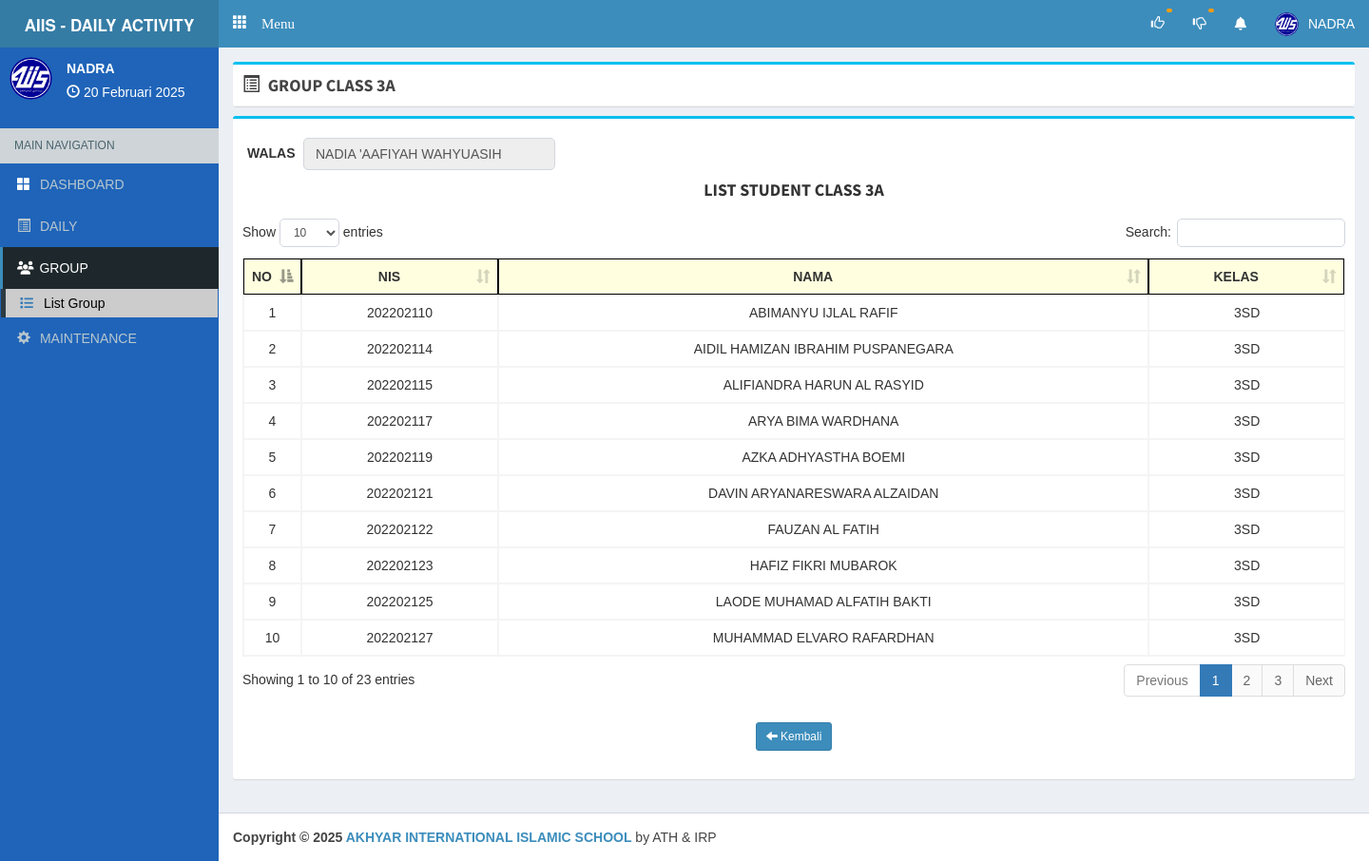
Screenshot of /kepala_sekolah/groupclass/3A (signed in) with the database file from the repository.
### tables this page shows
CREATE TABLE `kepala_sekolah` (
  `id` int(11) NOT NULL,
  `nip` varchar(50) DEFAULT NULL,
  `nama` varchar(250) DEFAULT NULL,
  `username` varchar(50) DEFAULT NULL,
  `password` varchar(250) DEFAULT NULL
);

CREATE TABLE `group_kelas` (
  `id` int(11) NOT NULL,
  `nama_group_kelas` char(250) DEFAULT NULL,
  `walas` varchar(250) DEFAULT NULL,
  `nip` varchar(50) DEFAULT NULL
);

CREATE TABLE `siswa` (
  `c_siswa` varchar(10) NOT NULL,
  `nis` varchar(30) DEFAULT NULL,
  `nisn` varchar(15) DEFAULT NULL,
  `nama` varchar(50) NOT NULL,
  `tempat_lahir` varchar(20) DEFAULT NULL,
  `tanggal_lahir` date DEFAULT NULL,
  `jk` varchar(2) DEFAULT NULL,
  `c_kelas` varchar(10) DEFAULT NULL,
  `group_kelas` int(11) DEFAULT NULL,
  `tahun_join` varchar(50) DEFAULT NULL,
  `panggilan` varchar(20) DEFAULT NULL,
  `c_klp` varchar(20) DEFAULT NULL,
  `berat_badan` varchar(10) DEFAULT NULL,
  `tinggi_badan` varchar(10) DEFAULT NULL,
  `ukuran_baju` varchar(50) DEFAULT NULL,
  `alamat` varchar(200) DEFAULT NULL,
  `telp` varchar(50) DEFAULT NULL,
  `hp` varchar(30) DEFAULT NULL,
  `email` varchar(100) DEFAULT NULL,
  `nama_ayah` varchar(50) DEFAULT NULL,
  `pendidikan_ayah` varchar(100) DEFAULT NULL,
  `pekerjaan_ayah` varchar(100) DEFAULT NULL,
  `ttl_ayah` varchar(100) DEFAULT NULL,
  `nama_ibu` varchar(50) DEFAULT NULL,
  `pendidikan_ibu` varchar(100) DEFAULT NULL,
  `pekerjaan_ibu` varchar(100) DEFAULT NULL,
  `ttl_ibu` varchar(100) DEFAULT NULL
);

CREATE TABLE `aplikasi` (
  `id` int(2) NOT NULL,
  `alamat` varchar(30) NOT NULL,
  `kepsek` varchar(30) NOT NULL,
  `nipkepsek` varchar(30) NOT NULL,
  `namasek` varchar(60) NOT NULL
);

### php/config.php (called while the page is built, shortened)
<?php
$dbhost ='localhost';
$dbuser ='root';
$dbpass ='';
$dbname ='daily_activity_upt1';
$con=mysqli_connect($dbhost,$dbuser,$dbpass,$dbname);
$base='http://localhost/daily_act_upt1/';
$basekepsek='http://localhost/daily_act_upt1/kepala_sekolah/';
$aplikasi=mysqli_fetch_array(mysqli_query($con,"SELECT * FROM aplikasi limit 1"));
?>

### php/function.php (called while the page is built, shortened)
<?php
function tgl($date){
  $array_bulan = array(1=>'Januari','Februari','Maret', 'April', 'Mei', 'Juni','Juli','Agustus','September','Oktober', 'November','Desember');
  $date = strtotime($date);
  $tanggal = date ('j', $date);
  $bulan = $array_bulan[date('n',$date)];
  $tahun = date('Y',$date);
  $result = $tanggal ." ". $bulan ." ". $tahun;
  return($result);
}
?>

### kepala_sekolah/view/group/anggota/index.php (the view, shortened to what this page needs)
<?php
	$timeOut        = $_SESSION['expire'];
	$timeRunningOut = time() + 5;
	$no 			= 1;
	if ($timeRunningOut == $timeOut || $timeRunningOut > $timeOut) {
	    $_SESSION['form_success'] = "session_time_out";
	    $timeIsOut = 1;
	    error_reporting(1);
  	} else {
		$queryGetDataWalas	= mysqli_query($con, "
			SELECT walas FROM group_kelas
			WHERE nama_group_kelas = '$_GET[q]'
		");
		$getDataWalas = mysqli_fetch_array($queryGetDataWalas)['walas'];
		$findIdGroupKelas = mysqli_query($con, "
        SELECT id FROM group_kelas
        WHERE nama_group_kelas = '$_GET[q]'
      ");
      $getidGroupKelas = mysqli_fetch_array($findIdGroupKelas)['id'];
		$queryGetAllDataStudentByGroup = mysqli_query($con, "
			SELECT * FROM siswa
			WHERE group_kelas = '$getidGroupKelas'
			GROUP BY nis ASC
		");
  	}
?>
<div class="box box-info">
	<br>
	<div class="form-group">
		<label class="col-md-1 control-label" id="lbl_walas"> WALAS </label>
		<div class="col-md-3">
			<input type="" value="<?= str_replace([" S.Pd.I", "  S.Pd", ",", "Lc.", " S.Sos", "  S.Ag", "  A.Md", "  S.Si", "  M.Pd", "  S.Psi."], "", $getDataWalas); ?>" name="" readonly class="form-control">
		</div>
	</div>
	<br>
  	<center>
	    <h4 id="judul_daily">
	      <strong> LIST STUDENT CLASS <?= $_GET['q'] ?> </strong>
	    </h4>
  	</center>
  	<div class="box-body table-responsive">
	    <table id="hightlight_list_anggota" style="text-align: center;" class="table table-bordered table-hover">
	      	<thead>
		        <tr style="background-color: lightyellow; font-weight: bold;">
		          <th style="text-align: center; border: 1px solid black;" width="5%">NO</th>
		          <th style="text-align: center; border: 1px solid black;"> NIS </th>
		          <th style="text-align: center; border: 1px solid black;"> NAMA </th>
		          <th style="text-align: center; border: 1px solid black;"> KELAS </th>
		        </tr>
	      	</thead>
	      	<tbody>
	      		<?php foreach ($queryGetAllDataStudentByGroup as $data): ?>
	      			<tr>
	      				<td> <?= $no++; ?> </td>
	      				<td> <?= $data['nis']; ?> </td>
	      				<td> <?= $data['nama']; ?> </td>
	      				<td> <?= $data['c_kelas']; ?> </td>
	      			</tr>
	      		<?php endforeach ?>
	      	</tbody>
	    </table>
	    <br>
	    <center> <a href="<?= $basekepsek; ?>listgroup" class="btn btn-sm btn-primary"> <i class="glyphicon glyphicon-arrow-left"></i> Kembali </a> </center>
	    <br>
  	</div>
</div>

### kepala_sekolah/main.php (shortened to what this page needs)
<?php
  require '../php/config.php';
  require '../php/function.php';
  $na = mysqli_fetch_array(mysqli_query($con,"SELECT * FROM kepala_sekolah where id = '$_SESSION[id_kepsek]' "));
?>
<!DOCTYPE html>
<html>
<head>
  <link href="<?php echo $base; ?>theme/js/summernote.min.css" rel="stylesheet"/>
  <link rel="stylesheet" href="<?php echo $base; ?>theme/plugins/datatables/dataTables.bootstrap.css">
  <link rel="stylesheet" href="<?php echo $base; ?>theme/plugins/iCheck/square/blue.css">
  <link rel="stylesheet" href="<?= $base; ?>theme/bower_components/bootstrap/dist/css/bootstrap.min.css">
  <link rel="stylesheet" href="<?= $base; ?>theme/bower_components/font-awesome/css/font-awesome.min.css">
  <link rel="stylesheet" href="https://cdnjs.cloudflare.com/ajax/libs/font-awesome/6.5.1/css/all.min.css" />
  <link rel="stylesheet" href="<?= $base; ?>theme/dist/css/AdminLTE.min.css">
  <link rel="stylesheet" href="<?= $base; ?>theme/dist/css/skins/_all-skins.min.css">
  <link rel="stylesheet" href="<?php echo $base; ?>theme/plugins/pace/pace.min.css">
  <link href="https://cdn.jsdelivr.net/npm/select2@4.1.0-rc.0/dist/css/select2.min.css" rel="stylesheet" />
  <link href="<?php echo $base; ?>theme/datetime/css/bootstrap-datetimepicker.min.css" rel="stylesheet">
  <link rel="stylesheet" href="<?php echo $base; ?>theme/plugins/select2/select2.min.css">
  <link rel="stylesheet" href="<?php echo $base; ?>theme/dist/css/AdminLTE.min.css">
  <link rel="stylesheet" href="<?php echo $base; ?>theme/dist/css/skins/_all-skins.min.css">
  <link rel="stylesheet" href="<?php echo $base; ?>theme/dist/css/overridecss.css">
</head>
<body class="skin-blue hold-transition fixed"
oncontextmenu="return false">
<div class="wrapper">
  <header class="main-header">
    <a href="#" class="logo">
      <span class="logo-lg"> <b style="font-size: 17px;"> AIIS - DAILY ACTIVITY </b> </span>
    </a>
    <nav class="navbar navbar-static-top" role="navigation">
     <a href="#" class="glyphicon glyphicon-th" data-toggle="offcanvas" role="button" style="color: #fff;margin-top: 15px;margin-left: 15px;font-size: 15px;"> Menu
      </a>
      <div class="navbar-custom-menu">
        <ul class="nav navbar-nav">
          <li class="dropdown notifications-menu">
            <a href="#" class="dropdown-toggle" id="untukNotifApprKepsek" data-toggle="dropdown">
              <i class="glyphicon glyphicon-thumbs-up"></i>
              <span class="label label-warning" id="notifApproveList"> </span>
            </a>
          </li>
          <li class="dropdown notifications-menu">
            <a href="#" class="dropdown-toggle" id="untukNotifNoApprKepsek" data-toggle="dropdown">
              <i class="glyphicon glyphicon-thumbs-down"></i>
              <span class="label label-warning" id="notifNotApproveList"> </span>
            </a>
          </li>
          <li class="dropdown notifications-menu">
            <a href="#" class="dropdown-toggle" id="untukNotifWaitKepsek" data-toggle="dropdown">
              <i class="fa fa-bell-o"></i>
            </a>
          </li>
          <li class="dropdown user user-menu">
            <a href="#" class="dropdown-toggle" data-toggle="dropdown">
              <img src="<?php echo $base; ?>imgstatis/logo2.png" class="user-image" alt="User Image">
                <span class="hidden-xs"><?php echo strtoupper(ucfirst($na['username'])); ?></span>
              </a>
          </li>
        </ul>
      </div>
    </nav>
  </header>
  <aside class="main-sidebar">
    <section class="sidebar cobasidebar">
      <div class="user-panel">
        <div class="pull-left image">
            <img src="<?php echo $base; ?>imgstatis/logo2.png" class="img-circle" alt="User Image">
        </div>
        <div class="pull-left info">
          <p><?php echo strtoupper(ucfirst($na['username'])); ?> </p>
          <i class="glyphicon glyphicon-time"></i> <?php echo tgl(date('d-m-Y')); ?>
        </div>
      </div>
      <ul class="sidebar-menu">
        <li class="header">MAIN NAVIGATION</li>
        <li>
          <a href="<?= $basekepsek; ?>" id="dashboard"><i style="color: white;" class="glyphicon glyphicon-th-large text-primary"></i> <span id=""> DASHBOARD </span> </a>
        </li>
        <li>
          <a href="#" id="aList1">
            <i class="glyphicon glyphicon-list-alt"></i> <span id="titleList1"> DAILY </span>
          </a>
        </li>
        <li>
          <a href="#" id="listgroup">
            <i class="fa-solid fa-users"></i> <span id="groupList" style="margin-left: 2px;"> GROUP </span>
          </a>
          <ul class="treeview-menu">
            <li>
              <a href="<?= $basekepsek; ?>listgroup" id="menulistgroup"><i class="fa-solid fa-list" style="color: #337ab7;"></i> <span id="listgp" style="margin-left: 7px;"> List Group </span> </a>
            </li>
          </ul>
        </li>
        <li>
          <a href="#" id="list_maintenance">
            <i class="glyphicon glyphicon-cog"></i> <span id="titleList2"> MAINTENANCE </span>
          </a>
        </li>
      </ul>
    </section>
  </aside>
  <div class="content-wrapper">
    <?php if (!empty($_GET['on'])): ?>
      <?php if ($_GET['on'] != 'createdaily'): ?>
        <section class="content-header" id="content_head">
          <div class="box box-info" style="margin-bottom: -5px;">
            <div class="box-header with-border">
              <h3 class="box-title" id="boxTitle"> <i class="fa" id="addIcon"></i> <span id="isiMenu"> </span> </h3>
            </div>
          </div>
        </section>
      <?php endif ?>
    <?php endif ?>
    <section class="content" id="isi_konten">
<?php
  if(empty($_GET['on'])){require 'view/dashboard/index.php';}
  else{
    $act=($_GET['on']);
    if($act=='kelas'){
      require 'view/a-kelas.php';
    }
    else if ($act == 'checkpembayarandaninputdata') {
      require 'view/spp/check_pembayaran/check_pembayaran_dan_inputdata.php';
    }
    elseif ($act == 'editdata') {
      require 'view/spp/edit_data/editdata.php';
    }
    elseif($act == 'upload') {
      require 'view/spp/upload/uploadfile.php';
    }
    elseif($act == 'createdaily') {
      require 'view/daily/create/index.php';
    } elseif($act == 'querydailystudent') {
      require 'view/daily/query/querydailysiswa.php';
    } elseif($act == 'querydailygroup') {
      require 'view/daily/query/querydailygroup.php';
    } elseif($act == 'querydailyteacher') {
      require 'view/daily/query/querydailyteacher.php';
    } elseif($act == 'listdaily') {
      require 'view/daily/query/listdaily.php';
    } elseif($act == 'teachercreatedaily') {
      require 'view/daily/query/teachercreatedaily.php';
    } elseif($act == 'lookactivity') {
      require 'view/daily/query/lookactivity.php';
    } elseif($act == 'createdailybyteacher') {
      require 'view/daily/query/createdailybyteacher.php';
    } elseif($act == 'teachercreategroupdaily') {
      require 'view/daily/query/teachercreategroupdaily.php';
    }
    elseif ($act == 'listgroup') {
      require 'view/group/list/index.php';
    }
    elseif($act == 'groupclass') {
      require 'view/group/anggota/index.php';
    }
    elseif ($act == 'tahunajaran') {
      require 'view/maintenance/tahun_ajaran/index.php';
    }
    elseif($act == 'status_waiting_approval') {
      require 'view/daily/status/waiting/index.php';
    }
    elseif ($act == 'status_approved') {
      require 'view/daily/status/approved/index.php';
    }
    elseif ($act == 'status_not_approved') {
      require 'view/daily/status/not_approved/index.php';
    }
  }
?>
    </section>
  </div>
</div>
  <footer class="main-footer">
    <strong>Copyright &copy; <?php echo date('Y'); ?> <a href="#"><?php echo $aplikasi['namasek']; ?></a></strong> by ATH & IRP
</body>
</html>

### kepala_sekolah/main.php (style rules this page uses)
body { font-family:arial; }

### kepala_sekolah/view/group/anggota/index.php (style rules this page uses)
#lbl_walas { width: 5%; margin-top: 6px; }

### rows the page displays
kepala_sekolah: username "NADRA"
group_kelas: walas "NADIA 'AAFIYAH WAHYUASIH"
siswa: nis "202202110", nama "ABIMANYU IJLAL RAFIF", c_kelas "3SD"
siswa: nis "202202114", nama "AIDIL HAMIZAN IBRAHIM PUSPANEGARA", c_kelas "3SD"
siswa: nis "202202115", nama "ALIFIANDRA HARUN AL RASYID", c_kelas "3SD"
siswa: nis "202202117", nama "ARYA BIMA WARDHANA", c_kelas "3SD"
siswa: nis "202202119", nama "AZKA ADHYASTHA BOEMI", c_kelas "3SD"
siswa: nis "202202121", nama "DAVIN ARYANARESWARA ALZAIDAN", c_kelas "3SD"
siswa: nis "202202122", nama "FAUZAN AL FATIH", c_kelas "3SD"
siswa: nis "202202123", nama "HAFIZ FIKRI MUBAROK", c_kelas "3SD"
siswa: nis "202202125", nama "LAODE MUHAMAD ALFATIH BAKTI", c_kelas "3SD"
siswa: nis "202202127", nama "MUHAMMAD ELVARO RAFARDHAN", c_kelas "3SD"
aplikasi: namasek "AKHYAR INTERNATIONAL ISLAMIC SCHOOL"

### other values shown
$_GET['q'] "3A"
